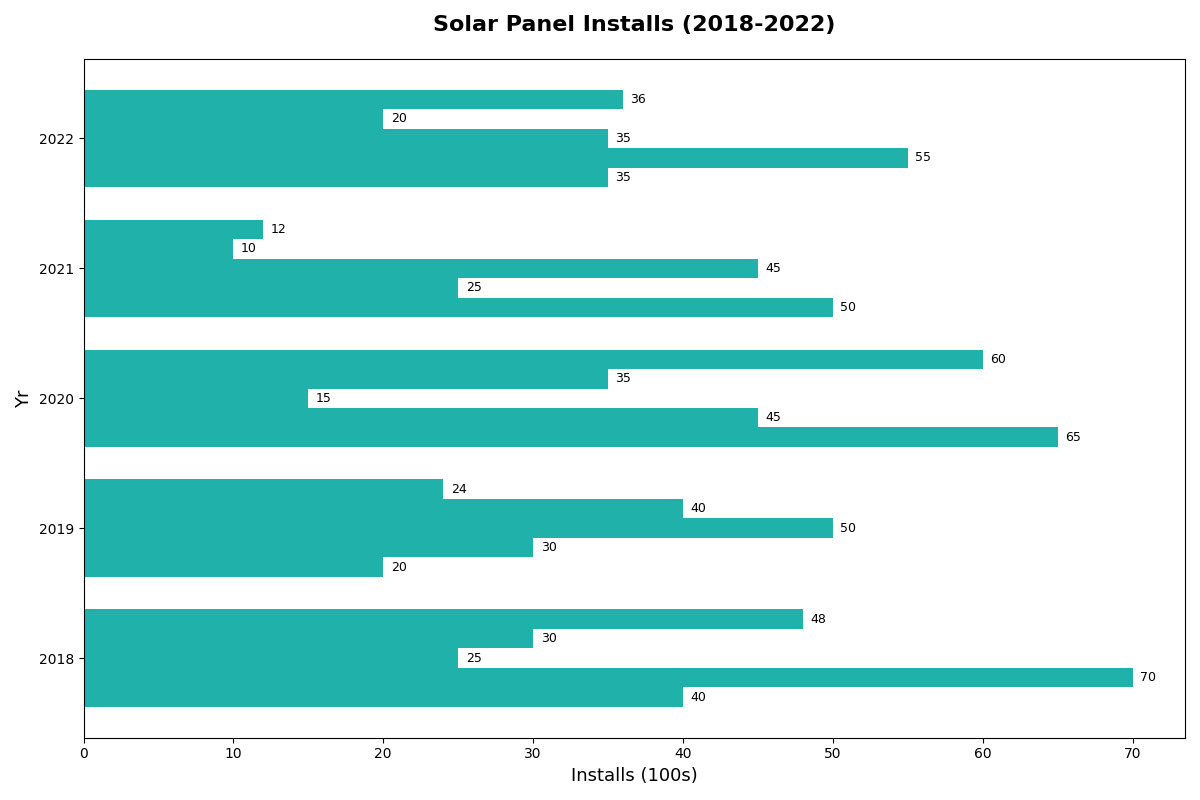

Generate this figure with Python:
import matplotlib.pyplot as plt
import numpy as np

cities = ['Solton', 'Sunville', 'Raymont', 'SunnyR', 'Helio']
years = [2018, 2019, 2020, 2021, 2022]
solar_installs = np.array([
    [40, 20, 65, 50, 35],
    [70, 30, 45, 25, 55],
    [25, 50, 15, 45, 35],
    [30, 40, 35, 10, 20],
    [48, 24, 60, 12, 36]
])

bar_height = 0.15
y = np.arange(len(years))

fig, ax = plt.subplots(figsize=(12, 8))
single_color = '#20B2AA'

for i, city in enumerate(cities):
    ax.barh(y + i * bar_height, solar_installs[i], height=bar_height, color=single_color)

ax.set_title('Solar Panel Installs (2018-2022)', fontsize=16, fontweight='bold', pad=20)
ax.set_ylabel('Yr', fontsize=13)
ax.set_xlabel('Installs (100s)', fontsize=13)
ax.set_yticks(y + bar_height * 2)
ax.set_yticklabels(years)

for i in range(len(cities)):
    for j in range(len(years)):
        ax.text(solar_installs[i, j] + 0.5, y[j] + i * bar_height, str(solar_installs[i, j]), va='center', ha='left', fontsize=9)

plt.tight_layout()
plt.show()
